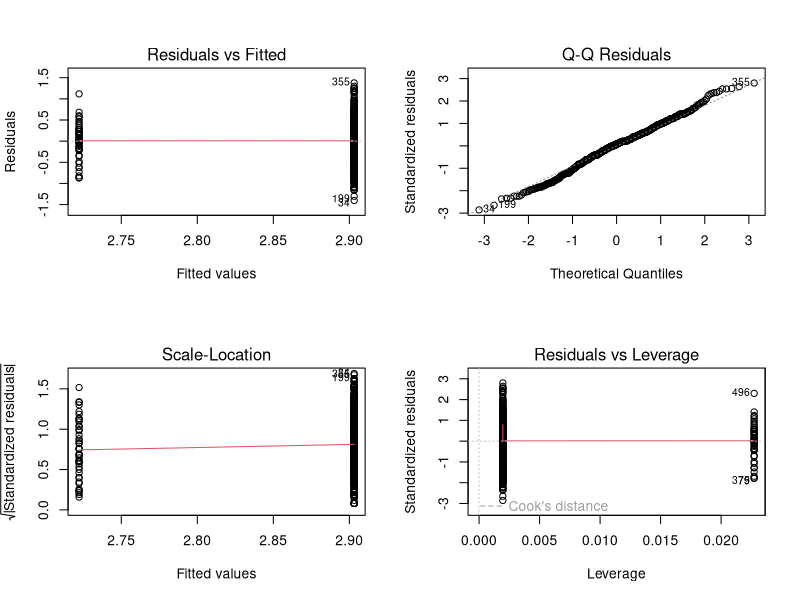
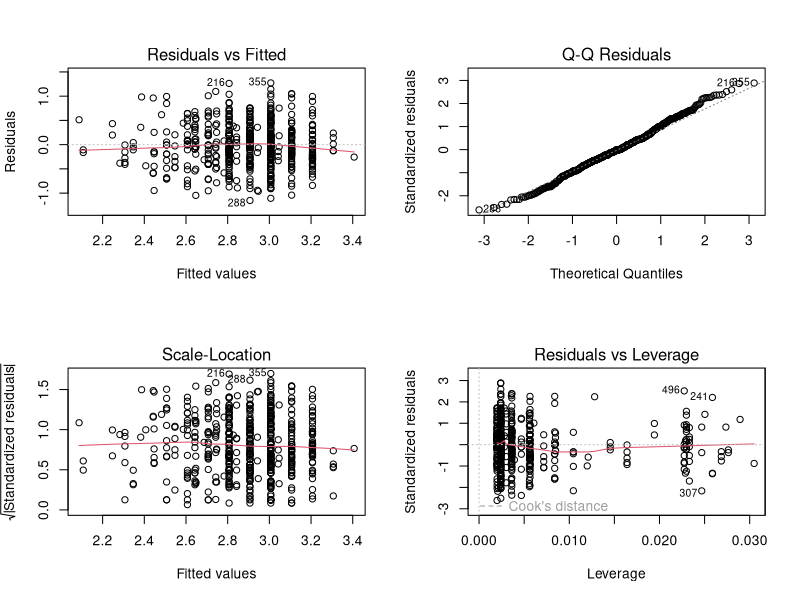
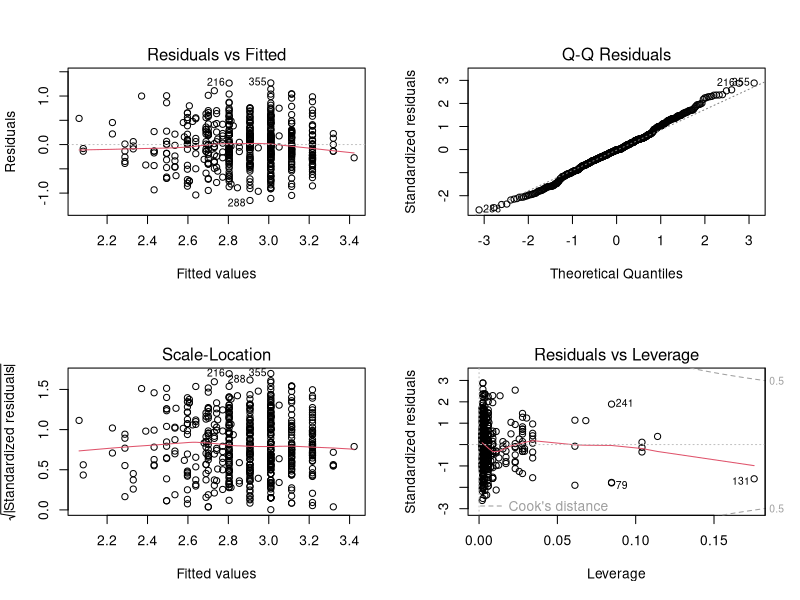
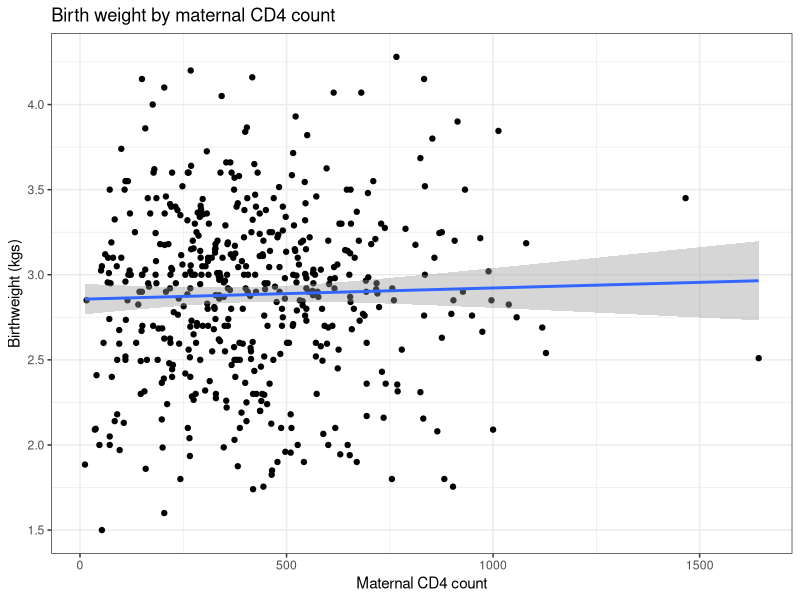

These charts were generated, in order, by the following R code:
## ---- chunk 1
knitr::opts_chunk$set(echo = TRUE)
#options(scipen=999)
options(scipen = 999, digits =4) #set to two decimal 
## ---- chunk 2
library(tidyverse)
library(haven)
library(broom)## tidy model reports
## ---- chunk 3
hiv_df <- read_dta(file = "hivdata.dta")

## structure of the data
glimpse(hiv_df)
## ---- chunk 4
lm1 <- lm(weight_kg ~ hiv_status , data = hiv_df)
summary(lm1)
## ---- chunk 5
par(mfrow = c(2, 2))
plot(lm1)
## ---- chunk 6
confint(lm1)
tidy(lm1 ,  conf.int = T )
## ---- chunk 7
glance_lm1 <- glance(lm1)
glance_lm1
## ---- chunk 8
lm2 <- lm(weight_kg ~ hiv_status + ga_weeks , data = hiv_df)
confint(lm2)
tidy(lm2 , conf.int = T )
## ---- chunk 9
par(mfrow = c(2, 2))
plot(lm2)
## ---- chunk 10
glance_lm2 <- glance(lm2)
glance_lm2
## ---- chunk 11
##https://cran.r-project.org/web/packages/interactions/vignettes/interactions.html
lm3 <- lm(weight_kg ~ hiv_status + ga_weeks + hiv_status*ga_weeks , data = hiv_df)
tidy(lm3 , conf.int = T )
## ---- chunk 12
par(mfrow = c(2, 2))
plot(lm3)
## ---- chunk 13
ggplot(data = hiv_df ,mapping = aes(x = cd4,
                                y = weight_kg )) +
  #Add a point geom
  geom_point() +
  ##Make it straight
  geom_smooth(method = "lm") +
  ## add labels
  labs(x = "Maternal CD4 count", y = "Birthweight (kgs)",
       title = "Birth weight by maternal CD4 count")+
  theme_bw()

## ---- chunk 14
lm4 <- lm(weight_kg ~ cd4  , data = hiv_df)
#confint(lm4)
broom::tidy(lm4 , conf.int = T )
## ---- chunk 15
hiv_df <- hiv_df %>% 
  mutate(cd4_100=cd4/100)
## ---- chunk 16
lm5 <- lm(weight_kg ~ cd4_100 , data = hiv_df)
#confint(lm4)
broom::tidy(lm5 , conf.int = T ) 
## ---- chunk 17
lm6 <- lm(weight_kg ~ cd4_100 + sex + ga_weeks +momhb , data = hiv_df)
#confint(lm4)

## ---- chunk 18
summary(lm6)
## ---- chunk 19
summary(lm5)
